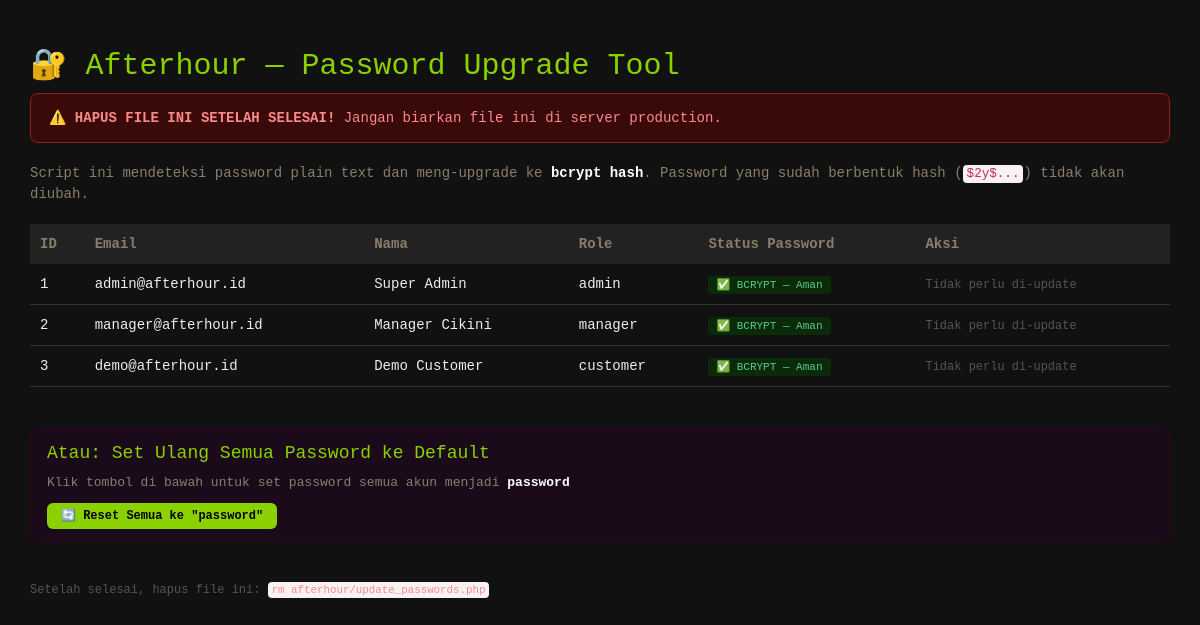
Page /update_passwords.php on the committed database.
### tables this page shows
CREATE TABLE IF NOT EXISTS users (
    userid      INT PRIMARY KEY AUTO_INCREMENT,
    email       VARCHAR(100) UNIQUE NOT NULL,
    password    VARCHAR(255) NOT NULL,
    name        VARCHAR(100) NOT NULL,
    role        ENUM('customer','manager','admin') DEFAULT 'customer',
    avatar      VARCHAR(150) NULL,
    created_at  DATETIME DEFAULT CURRENT_TIMESTAMP
);

### update_passwords.php (the view, shortened to what this page needs)
<?php
$koneksi = mysqli_connect("localhost", "root", "", "afterhour_db");
$res   = mysqli_query($koneksi, "SELECT userid, email, name, role, password FROM users ORDER BY userid");
$users = [];
while ($row = mysqli_fetch_assoc($res)) { $users[] = $row; }
?>
<!DOCTYPE html>
<html>
<head>
    <link rel="stylesheet" href="https://maxcdn.bootstrapcdn.com/bootstrap/3.4.1/css/bootstrap.min.css">
</head>
<body>
<h2>🔐 Afterhour — Password Upgrade Tool</h2>
<div class="alert">
    <strong>⚠️ HAPUS FILE INI SETELAH SELESAI!</strong> Jangan biarkan file ini di server production.
</div>
<p style="color:#8A7E6C; margin-bottom:20px;">
    Script ini mendeteksi password plain text dan meng-upgrade ke <strong style="color:#fff">bcrypt hash</strong>.
    Password yang sudah berbentuk hash (<code>$2y$...</code>) tidak akan diubah.
</p>
<table>
    <thead>
        <tr>
            <th>ID</th><th>Email</th><th>Nama</th><th>Role</th><th>Status Password</th><th>Aksi</th>
        </tr>
    </thead>
    <tbody>
    <?php foreach ($users as $u):
        $isHash = (strlen($u['password']) >= 60 && substr($u['password'], 0, 4) === '$2y$');
    ?>
    <tr>
        <td><?= $u['userid'] ?></td>
        <td><?= htmlspecialchars($u['email']) ?></td>
        <td><?= htmlspecialchars($u['name']) ?></td>
        <td><?= $u['role'] ?></td>
        <td>
            <?php if ($isHash): ?>
                <span class="badge-hash">✅ BCRYPT — Aman</span>
            <?php else: ?>
                <span class="badge-plain">⚠️ PLAIN TEXT: "<?= htmlspecialchars($u['password']) ?>"</span>
            <?php endif; ?>
        </td>
        <td>
            <?php if (!$isHash): ?>
                <form method="get" style="display:inline-flex;gap:8px;align-items:center">
                    <input type="hidden" name="action" value="update">
                    <input type="hidden" name="uid" value="<?= $u['userid'] ?>">
                    <input type="text" name="newpwd" class="pwd-input"
                           value="<?= htmlspecialchars($u['password']) ?>"
                           placeholder="password baru">
                    <button type="submit" class="btn-fix">🔒 Upgrade ke Hash</button>
                </form>
            <?php else: ?>
                <span style="color:#555; font-size:12px">Tidak perlu di-update</span>
            <?php endif; ?>
        </td>
    </tr>
    <?php endforeach; ?>
    </tbody>
</table>
<br>
<div style="background:#1a0a1a; border:1px solid #2f0618; border-radius:8px; padding:16px; margin-top:20px">
    <h4 style="color:#8bd100; margin:0 0 10px">Atau: Set Ulang Semua Password ke Default</h4>
    <p style="color:#8A7E6C; font-size:13px; margin-bottom:12px">
        Klik tombol di bawah untuk set password semua akun menjadi <strong style="color:#fff">password</strong>
    </p>
    <a href="?action=resetall" class="btn-fix" style="text-decoration:none"
       onclick="return confirm('Reset semua password ke \'password\'?')">
        🔄 Reset Semua ke "password"
    </a>
</div>
<br><br>
<p style="color:#555; font-size:12px">Setelah selesai, hapus file ini: <code style="color:#ff8888">rm afterhour/update_passwords.php</code></p>
</body>
</html>

### update_passwords.php (style rules this page uses)
body { background:#111; color:#eee; font-family:monospace; padding:30px; }
h2 { color:#8bd100; }
table { width:100%; }
th { background:#222; color:#8A7E6C; padding:10px; text-align:left; }
td { border-bottom:1px solid #333; padding:10px; }
.badge-hash { background:#0a2a0a; color:#5acc8a; padding:3px 8px; border-radius:4px; font-size:11px; }
.btn-fix { background:#8bd100; color:#000; border:none; padding:6px 14px; border-radius:6px; cursor:pointer; font-size:12px; font-weight:bold; }
.alert { background:#3a0a0a; border:1px solid #8a2020; border-radius:8px; padding:14px 18px; margin-bottom:20px; color:#ff8888; }

### rows in the picture
users: userid "1", email "admin@afterhour.id", name "Super Admin", role "admin", shows "✅ BCRYPT — Aman", shows "Tidak perlu di-update"
users: userid "2", email "manager@afterhour.id", name "Manager Cikini", role "manager", shows "✅ BCRYPT — Aman", shows "Tidak perlu di-update"
users: userid "3", email "demo@afterhour.id", name "Demo Customer", role "customer", shows "✅ BCRYPT — Aman", shows "Tidak perlu di-update"
